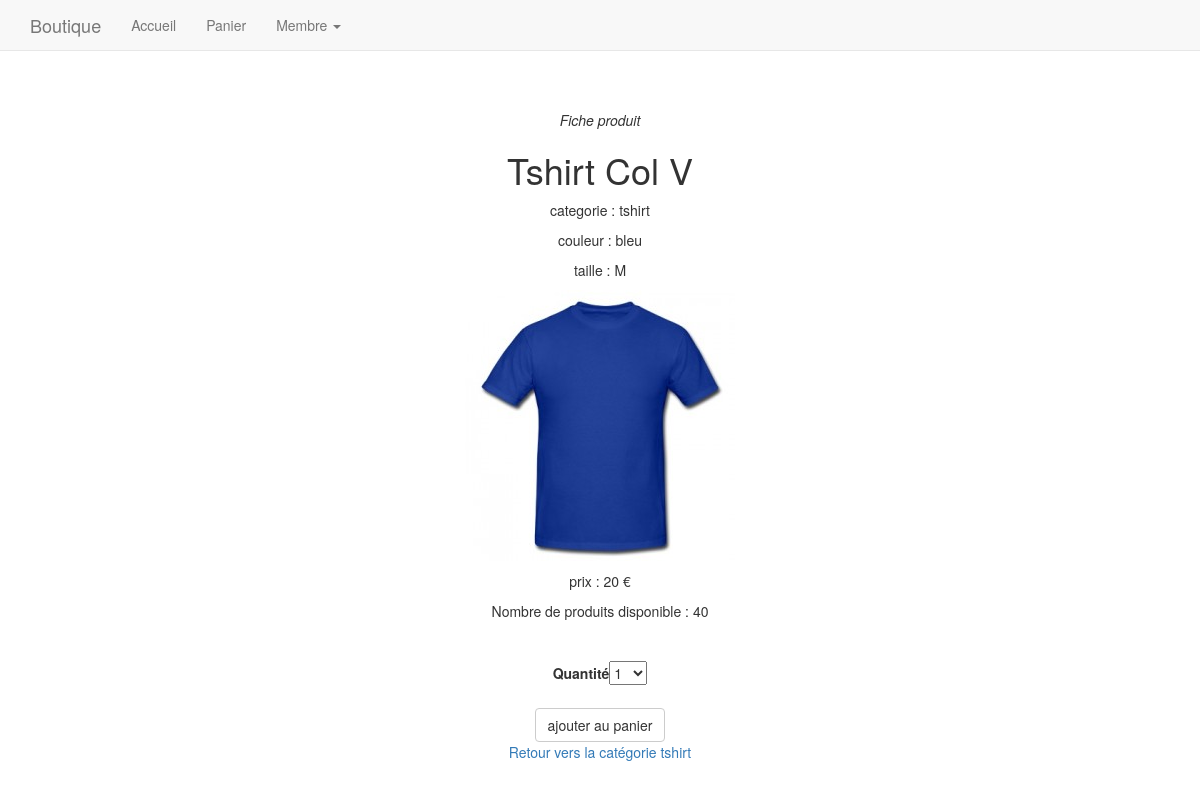
Screenshot of /site/fiche-produit.php?id_produit=1 with the database file from the repository.
### tables this page shows
CREATE TABLE `produit` (
  `id_produit` int(3) NOT NULL,
  `reference` varchar(20) NOT NULL,
  `categorie` varchar(20) NOT NULL,
  `titre` varchar(100) NOT NULL,
  `description` text NOT NULL,
  `couleur` varchar(20) NOT NULL,
  `taille` varchar(5) NOT NULL,
  `public` enum('m','f','mixte') NOT NULL,
  `photo` varchar(250) NOT NULL,
  `prix` int(3) NOT NULL,
  `stock` int(3) NOT NULL
);

### site/inc/init.php (called while the page is built, shortened)
<?php
$content = '';
?>

### site/fiche-produit.php (the view, shortened to what this page needs)
<?php require_once('inc/init.php'); ?>
<?php
    if(isset($_GET['id_produit']))
    {
        $r = $pdo-> query("SELECT * FROM produit WHERE id_produit= '$_GET[id_produit]' ");
    }
    $produit = $r-> fetch(PDO::FETCH_ASSOC);
    $content .= "<h1>$produit[titre]</h1>";
    $content .= "<p> categorie : $produit[categorie] </p>";
    $content .= "<p> couleur : $produit[couleur] </p>";
    $content .= "<p> taille : $produit[taille] </p>";
    $content .= "<p> <img src=\"$produit[photo]\"></p>";
    $content .= "<p> prix : $produit[prix] €</p>";
    if($produit['stock'] > 0)
    {
        $content .= "Nombre de produits disponible : $produit[stock] <br>";
        $content .= "<form method = \"post\" action=\"panier.php\">";
        $content .=  "<input type=\"hidden\" name=\"id_produit\" value=\"$produit[id_produit]\"> <br></br>";
        $content .= "<label for=\"quantite\"> Quantité </label>";
        $content .= "<select name=\"quantite\" id=\"quantite\">";
        for($i = 1; $i <= $produit['stock']; $i++)
        {
            $content .= "<option>$i</option>";
        }
        $content .= "</select> <br><br>";
        $content .= "<input type= \"submit\" value=\" ajouter au panier\" name=\"ajout_panier\" class=\"btn btn-default\" <br><br>";
        $content .= "</form>";
    }
    else
    {
        $content .= "<p>Rupture de stock</p>";
    }
    $content .= "<a href=\"sindex.php?categorie=$produit[categorie]\">Retour vers la catégorie
    $produit[categorie]</a>";
?>
<?php require_once('inc/haut.php');?>
<em> Fiche produit </em>
<?= $content?>
<?php require_once('inc/bas.php');?>

### site/inc/css/style.css (style rules this page uses)
body { padding-top: 70px; }

### rows the page displays
produit: titre "Tshirt Col V", categorie "tshirt", couleur "bleu", taille "M", photo (picture), prix "20", stock "40"

### other values shown
form field quantite "1"
